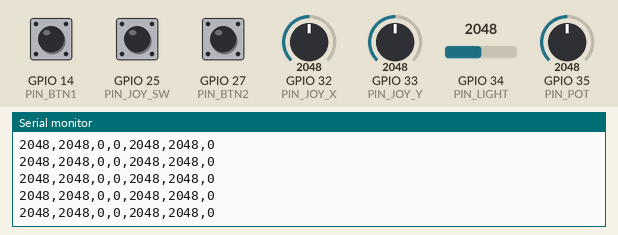
Bench run of a sketch on a simulated ESP32. Parts: the last lines printed to the serial monitor. The test bench sets the inputs (shaded band); at power-on: GPIO 32 (PIN_JOY_X) = 2048, GPIO 33 (PIN_JOY_Y) = 2048, GPIO 34 (PIN_LIGHT) = 2048, GPIO 35 (PIN_POT) = 2048, GPIO 14 (PIN_BTN1) HIGH, GPIO 25 (PIN_JOY_SW) HIGH, GPIO 27 (PIN_BTN2) HIGH.

Above: at 1.4 s.
1.5 s: GPIO 32 (PIN_JOY_X) set to 2866
At 1.55 s:
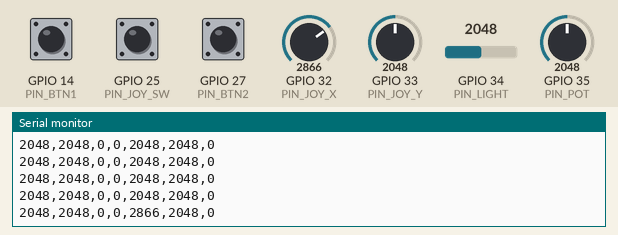
3.0 s: GPIO 33 (PIN_JOY_Y) set to 2866
At 3.0 s:
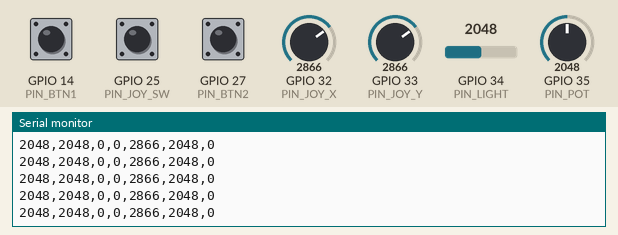
4.5 s: GPIO 34 (PIN_LIGHT) set to 2866
At 4.53 s:
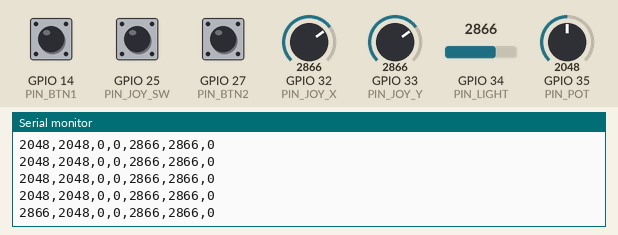
6.0 s: GPIO 35 (PIN_POT) set to 2866
At 6.02 s:
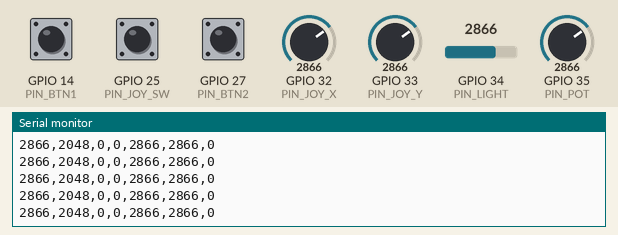
7.5 s: GPIO 14 (PIN_BTN1) pulled LOW for 0.15 s
At 7.55 s:
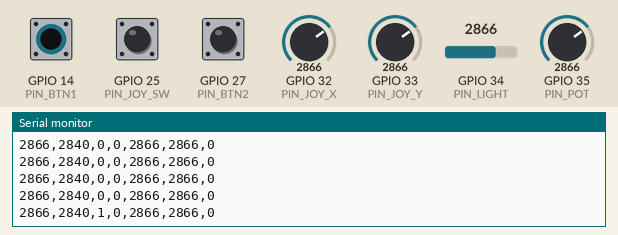
9.1 s: GPIO 25 (PIN_JOY_SW) pulled LOW for 0.15 s
At 9.13 s:
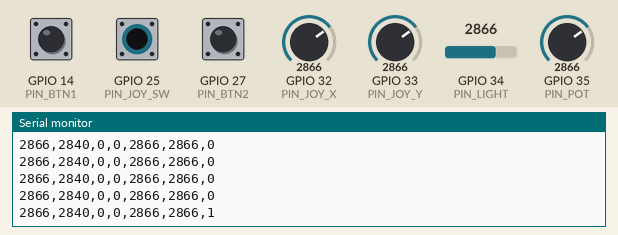
Timing chart, 0 to 11.7 s (numbered marks = the images above; inputs shaded):
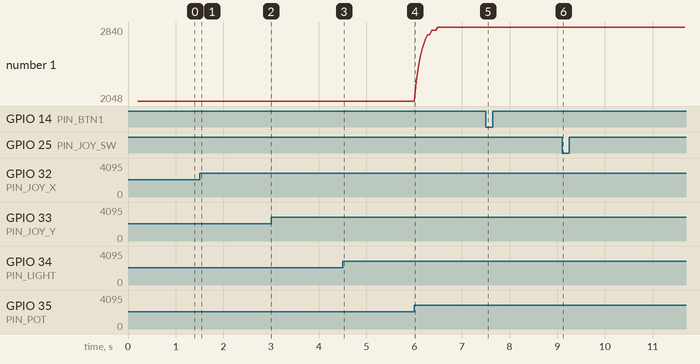

The sketch:

ESP32_indigo_controller.ino
```cpp
/*
  《青出于蓝》山东蓝印花布草木染交互装置 - 摇杆多视角观察升级固件
  开发板：ESP32-WROOM-32E (38-Pin Type-C版)
  串口输出格式：光敏,电位器,蓝帽键1,黄帽键2,摇杆X,摇杆Y,摇杆按下SW
*/

const int PIN_LIGHT = 34; // 光敏电阻分压 (IO34)
const int PIN_POT   = 35; // 刮浆电位器   (IO35)
const int PIN_BTN1  = 14; // 蓝帽按键1    (IO14)
const int PIN_BTN2  = 27; // 黄帽按键2    (IO27)

// 新增：双轴摇杆引脚
const int PIN_JOY_X = 32; // 摇杆 VRx     (IO32)
const int PIN_JOY_Y = 33; // 摇杆 VRy     (IO33)
const int PIN_JOY_SW= 25; // 摇杆按下 SW  (IO25)

float smoothPot = 0.0;
int outputPot   = 0;

int lastRawBtn1 = HIGH;
int lastRawBtn2 = HIGH;
int lastRawSw   = HIGH;
unsigned long btn1HoldUntil = 0;
unsigned long btn2HoldUntil = 0;
unsigned long swHoldUntil   = 0;

void setup() {
  Serial.begin(115200);

  pinMode(PIN_BTN1, INPUT_PULLUP);
  pinMode(PIN_BTN2, INPUT_PULLUP);
  pinMode(PIN_JOY_SW, INPUT_PULLUP); // 摇杆按键启用内部上拉

  // 模拟口 IO34, IO35, IO32, IO33 不调用 pinMode，直接 analogRead

  delay(200);
  smoothPot = (float)analogRead(PIN_POT);
  outputPot = (int)smoothPot;
}

int readAvgADC(int pin) {
  long sum = 0;
  for (int i = 0; i < 8; i++) {
    sum += analogRead(pin);
    delayMicroseconds(80);
  }
  return (int)(sum / 8);
}

void loop() {
  unsigned long now = millis();

  // 1. 光敏电阻 (IO34)
  int outputLight = readAvgADC(PIN_LIGHT);

  // 2. 电位器 (IO35) 平滑滤波 + 死区防抖
  float rawPot = (float)readAvgADC(PIN_POT);
  smoothPot = smoothPot * 0.75f + rawPot * 0.25f;
  if (abs((int)smoothPot - outputPot) > 35) {
    outputPot = (int)smoothPot;
  }

  // 3. 摇杆双轴读取 (IO32, IO33)，范围 0 ~ 4095，静止居中约 1850~2050
  int joyX = readAvgADC(PIN_JOY_X);
  int joyY = readAvgADC(PIN_JOY_Y);

  // 4. 按键与摇杆下压检测（200ms 信号锁存防漏帧）
  int curBtn1 = digitalRead(PIN_BTN1);
  if (lastRawBtn1 == HIGH && curBtn1 == LOW) btn1HoldUntil = now + 200;
  lastRawBtn1 = curBtn1;

  int curBtn2 = digitalRead(PIN_BTN2);
  if (lastRawBtn2 == HIGH && curBtn2 == LOW) btn2HoldUntil = now + 200;
  lastRawBtn2 = curBtn2;

  int curSw = digitalRead(PIN_JOY_SW);
  if (lastRawSw == HIGH && curSw == LOW) swHoldUntil = now + 200;
  lastRawSw = curSw;

  int sendBtn1 = (now < btn1HoldUntil) ? 1 : 0;
  int sendBtn2 = (now < btn2HoldUntil) ? 1 : 0;
  int sendSw   = (now < swHoldUntil) ? 1 : 0;

  // 5. 发送 7 列数据包
  Serial.print(outputLight); Serial.print(",");
  Serial.print(outputPot);   Serial.print(",");
  Serial.print(sendBtn1);    Serial.print(",");
  Serial.print(sendBtn2);    Serial.print(",");
  Serial.print(joyX);        Serial.print(",");
  Serial.print(joyY);        Serial.print(",");
  Serial.println(sendSw);

  delay(35);
}
```

Measured:
- after the input at 1.5 s, the serial monitor: prints a new line at once (image 1)
- after the input at 4.5 s, the serial monitor: prints a new line at once (image 3)
- after the input at 7.5 s, the serial monitor: prints a new line at once (image 5)
- after the input at 9.1 s, the serial monitor: prints a new line at once (image 6)
- plotted number 1: 2048 → 2840 after the input at 6.0 s
